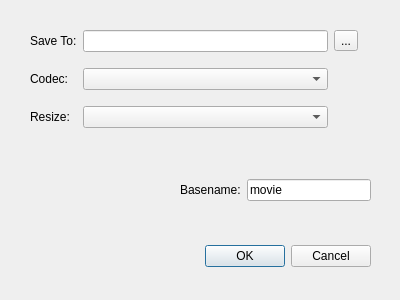
<?xml version="1.0" encoding="UTF-8"?>
<ui version="4.0">
 <class>RecordDialog</class>
 <widget class="QDialog" name="RecordDialog">
  <property name="geometry">
   <rect>
    <x>0</x>
    <y>0</y>
    <width>400</width>
    <height>300</height>
   </rect>
  </property>
  <property name="windowTitle">
   <string>Dialog</string>
  </property>
  <widget class="QDialogButtonBox" name="buttonBox">
   <property name="geometry">
    <rect>
     <x>30</x>
     <y>240</y>
     <width>341</width>
     <height>32</height>
    </rect>
   </property>
   <property name="orientation">
    <enum>Qt::Horizontal</enum>
   </property>
   <property name="standardButtons">
    <set>QDialogButtonBox::Cancel|QDialogButtonBox::Ok</set>
   </property>
  </widget>
  <widget class="QWidget" name="gridLayoutWidget">
   <property name="geometry">
    <rect>
     <x>30</x>
     <y>20</y>
     <width>328</width>
     <height>121</height>
    </rect>
   </property>
   <layout class="QGridLayout" name="gridLayout">
    <item row="0" column="1">
     <widget class="QLineEdit" name="lineEdit">
      <property name="minimumSize">
       <size>
        <width>200</width>
        <height>0</height>
       </size>
      </property>
     </widget>
    </item>
    <item row="0" column="0">
     <widget class="QLabel" name="label">
      <property name="text">
       <string>Save To:</string>
      </property>
     </widget>
    </item>
    <item row="0" column="2">
     <widget class="QToolButton" name="toolButton">
      <property name="text">
       <string>...</string>
      </property>
     </widget>
    </item>
    <item row="1" column="0">
     <widget class="QLabel" name="label_2">
      <property name="text">
       <string>Codec:</string>
      </property>
     </widget>
    </item>
    <item row="1" column="1">
     <widget class="QComboBox" name="comboBox"/>
    </item>
    <item row="2" column="1">
     <widget class="QComboBox" name="resizeCombo">
      <property name="currentIndex">
       <number>-1</number>
      </property>
     </widget>
    </item>
    <item row="2" column="0">
     <widget class="QLabel" name="label_3">
      <property name="text">
       <string>Resize:</string>
      </property>
     </widget>
    </item>
   </layout>
  </widget>
  <widget class="QWidget" name="horizontalLayoutWidget">
   <property name="geometry">
    <rect>
     <x>180</x>
     <y>150</y>
     <width>191</width>
     <height>80</height>
    </rect>
   </property>
   <layout class="QHBoxLayout" name="horizontalLayout">
    <item>
     <widget class="QLabel" name="label_4">
      <property name="text">
       <string>Basename:</string>
      </property>
     </widget>
    </item>
    <item>
     <widget class="QLineEdit" name="lineEdit_2">
      <property name="text">
       <string>movie</string>
      </property>
     </widget>
    </item>
   </layout>
  </widget>
 </widget>
 <resources/>
 <connections>
  <connection>
   <sender>buttonBox</sender>
   <signal>accepted()</signal>
   <receiver>RecordDialog</receiver>
   <slot>accept()</slot>
   <hints>
    <hint type="sourcelabel">
     <x>248</x>
     <y>254</y>
    </hint>
    <hint type="destinationlabel">
     <x>157</x>
     <y>274</y>
    </hint>
   </hints>
  </connection>
  <connection>
   <sender>buttonBox</sender>
   <signal>rejected()</signal>
   <receiver>RecordDialog</receiver>
   <slot>reject()</slot>
   <hints>
    <hint type="sourcelabel">
     <x>316</x>
     <y>260</y>
    </hint>
    <hint type="destinationlabel">
     <x>286</x>
     <y>274</y>
    </hint>
   </hints>
  </connection>
 </connections>
</ui>
